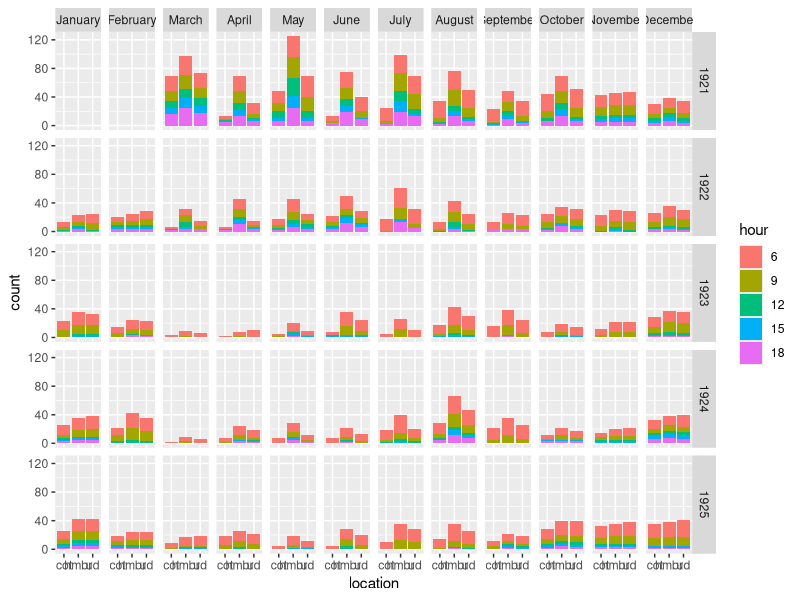
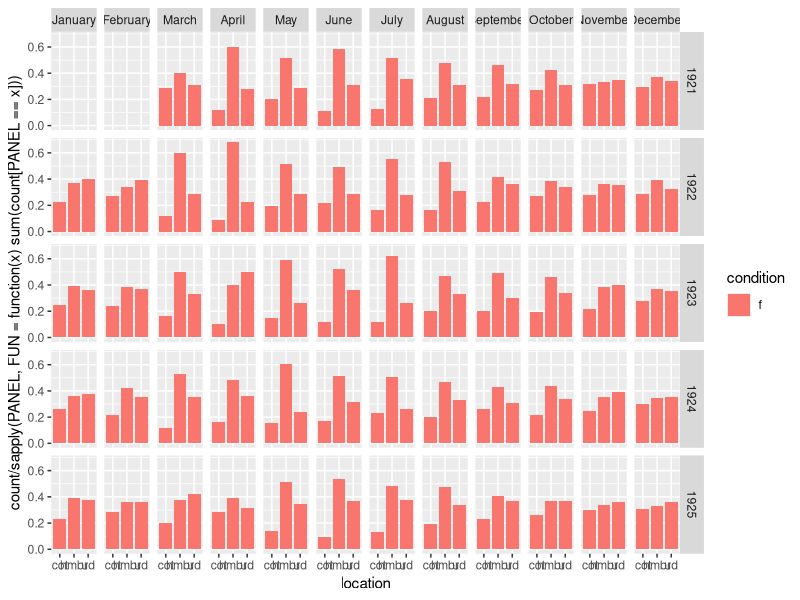

R code for these plots, in order:
# column 1 is date
# column 2 is Half Moon Bay road, 6am
# column 3 is Half Moon Bay road, 9am
# column 4 is Half Moon Bay road, 12pm
# column 5 is Half Moon Bay road, 3pm
# column 6 is Half Moon Bay road, 6pm
# column 7 is Upper Dam, 6am
# column 8 is Upper Dam, 9am
# column 9 is Upper Dam, 12pm
# column 10 is Upper Dam, 3pm
# column 11 is Upper Dam, 6pm
# column 12 is Cottage, 6am
# column 13 is Cottage, 9am
# column 14 is Cottage, 12pm
# column 15 is Cottage, 3pm
# column 16 is Cottage, 6pm

require(reshape2)
require(ggplot2)

path <- 'C:/repositories/codeRepo/UCBcode-R/trunk/Pilarcitos'
setwd(path)

rawdat <- as.matrix(read.csv('master.csv', header=FALSE, sep=",", skip=2))
reclength <- nrow(rawdat)
# turn the data into something usable
otherdat <- as.data.frame(rbind(
			cbind(rawdat[, c(1, 2)], rep('hmbr', reclength), rep(6, reclength)),
            cbind(rawdat[, c(1, 3)], rep('hmbr', reclength), rep(9, reclength)),
            cbind(rawdat[, c(1, 4)], rep('hmbr', reclength), rep(12, reclength)),
            cbind(rawdat[, c(1, 5)], rep('hmbr', reclength), rep(15, reclength)),
            cbind(rawdat[, c(1, 6)], rep('hmbr', reclength), rep(18, reclength)),
            cbind(rawdat[, c(1, 7)], rep('ud', reclength), rep(6, reclength)),
            cbind(rawdat[, c(1, 8)], rep('ud', reclength), rep(9, reclength)),
            cbind(rawdat[, c(1, 9)], rep('ud', reclength), rep(12, reclength)),
            cbind(rawdat[, c(1, 10)], rep('ud', reclength), rep(15, reclength)),
            cbind(rawdat[, c(1, 11)], rep('ud', reclength), rep(18, reclength)),
            cbind(rawdat[, c(1, 12)], rep('cot', reclength), rep(6, reclength)),
            cbind(rawdat[, c(1, 13)], rep('cot', reclength), rep(9, reclength)),
            cbind(rawdat[, c(1, 14)], rep('cot', reclength), rep(12, reclength)),
            cbind(rawdat[, c(1, 15)], rep('cot', reclength), rep(15, reclength)),
            cbind(rawdat[, c(1, 16)], rep('cot', reclength), rep(18, reclength))),
            stringsAsFactors=FALSE)
names(otherdat) <- c('date', 'condition', 'location', 'hour')
# add the summer data you made earlier
summerdat <- read.csv('summer.csv', header=TRUE, stringsAsFactors=FALSE)
names(summerdat) <- c('date', 'hour', 'hmbr', 'ud', 'cot')
summerdat <- melt(summerdat, id.vars=c('date', 'hour'), 
                  measure.vars=c('hmbr', 'ud', 'cot'))
names(summerdat)[names(summerdat)=='variable'] <- 'location'
names(summerdat)[names(summerdat)=='value'] <- 'condition'
# combine to get all fog data in one dataframe
fogdat <- rbind(otherdat[, c('date', 'condition', 'location', 'hour')],
                summerdat[, c('date', 'condition', 'location', 'hour')])
# more cleanup
fogdat['date'] <- as.Date(fogdat[['date']], '%m/%d/%Y')
fogdat['hour'] <- factor(as.integer(fogdat[['hour']]), levels=c(6, 9, 12, 15, 18))
fogdat['location'] <- factor(fogdat[['location']])
fogdat['condition'] <- factor(fogdat[['condition']], levels=c('f', 'c', 'r'))
# some more date formatting
fogdat['day'] <- as.integer(format(fogdat[['date']], '%d'))
fogdat['month'] <- factor(format(fogdat[['date']], '%B'), levels=month.name)
fogdat['year'] <- factor(format(fogdat[['date']], '%Y'))
# plot
freqplot <- ggplot(fogdat[fogdat[['condition']]=='f',], aes(location, fill=hour)) + 
  geom_bar() + facet_grid(year~month)
relfreqplot <- ggplot(fogdat[fogdat[['condition']]=='f',], aes(location, fill=condition)) + 
     geom_bar(aes(y=..count../sapply(PANEL, FUN=function(x) sum(count[PANEL == x])))) +
     facet_grid(year~month)

